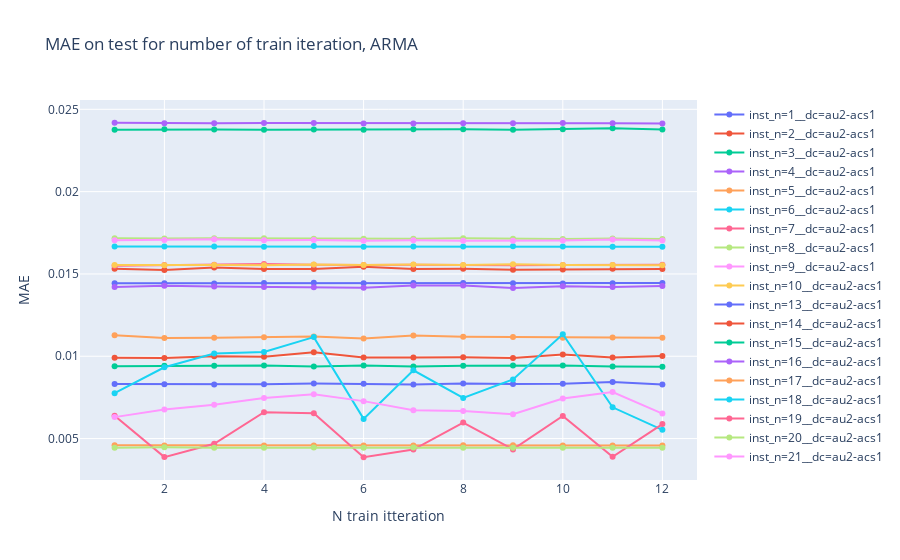
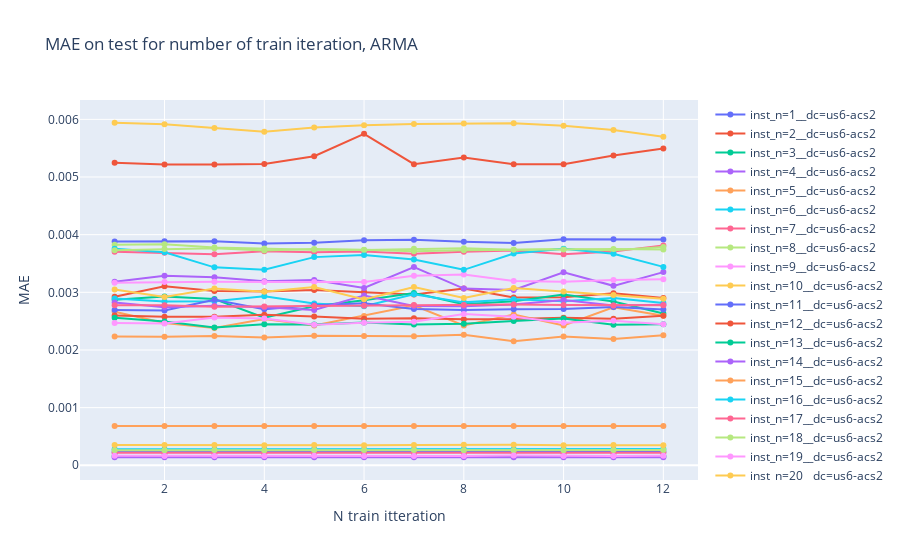
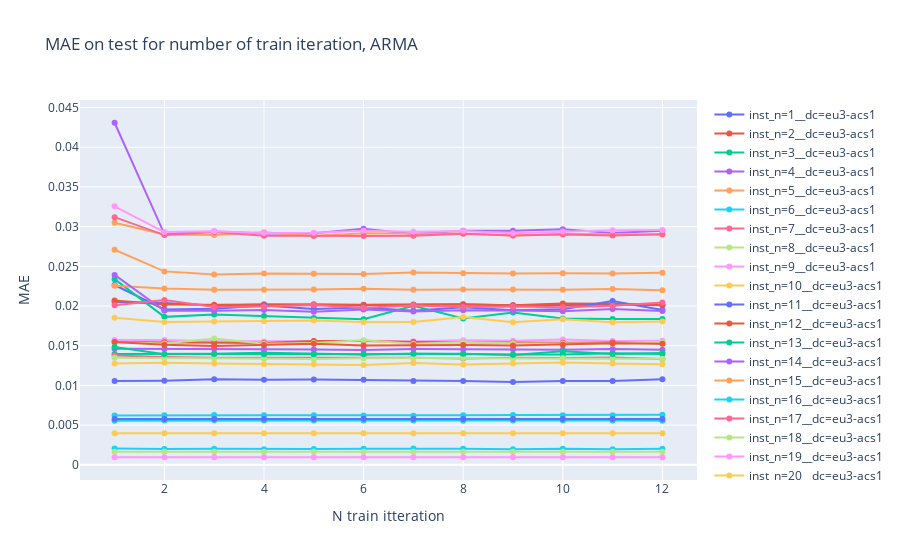
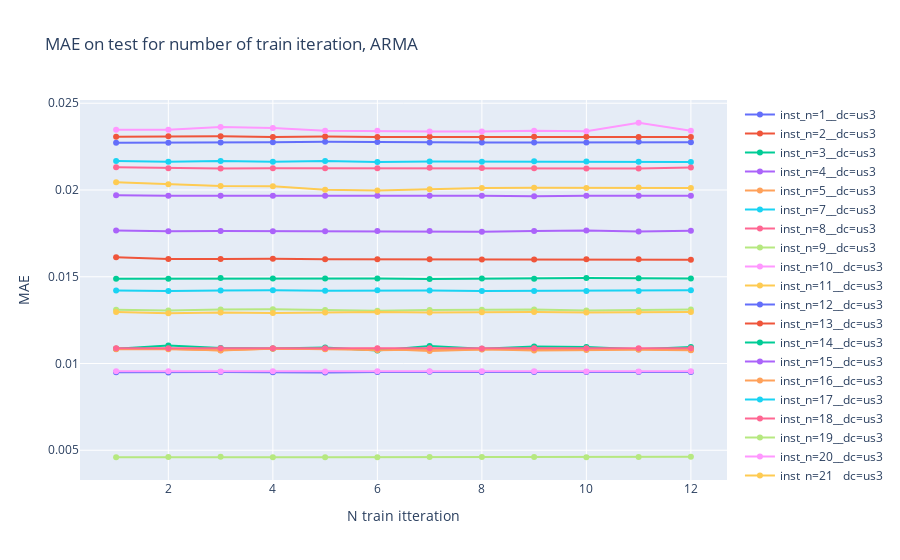

The cell these charts' notebook holds for them, in order:
### Code cell
d = pd.read_csv('../datasets/Aleksander/ARMA_k_train.csv')
for dc in dc_period:
    layout = go.Layout(
        title=go.layout.Title(text=f'MAE on test for number of train iteration, ARMA'),
        xaxis=go.layout.XAxis(title=go.layout.xaxis.Title(text='N train itteration')),
        yaxis=go.layout.YAxis(title=go.layout.yaxis.Title(text='MAE'))
    )
    fig = go.Figure(layout=layout)
    for _i, inst_n in enumerate(sorted(conf.get_inst_range_for_dc(dc))):
        cols = []
        y = []
        x = []
        for c in d.columns:
            if c.split('__')[0] == f'dc={dc}' and c.split('__')[1] == f'inst={inst_n}':
                y.append(d[c].loc[5])
                x.append(int(c.split('__')[2][8:]))                 
        fig.add_trace(go.Scatter(y=y,
                                 x=x,
                                 name=f'inst_n={inst_n}__dc={dc}'
                                )
                     )

    fig.show()
